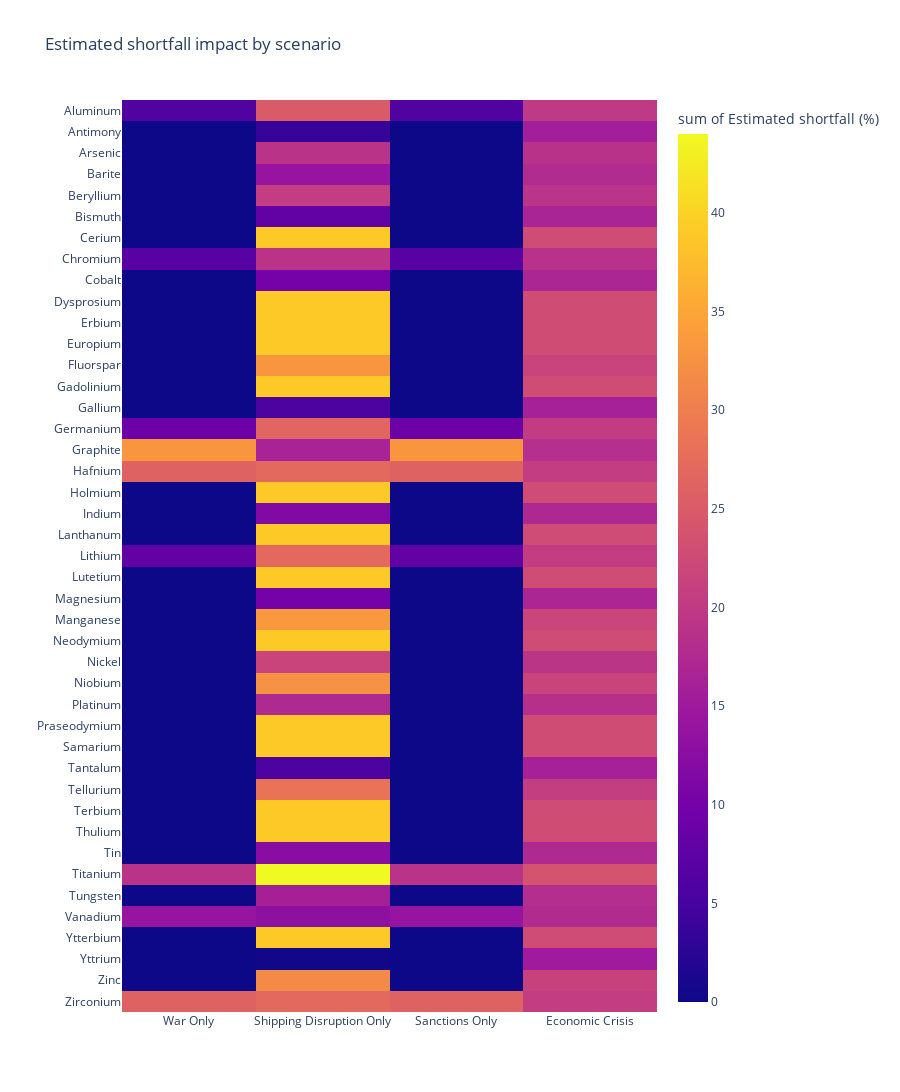

Notebook code cell kept with this figure:
### Code cell
# Alphabetical mineral order
alpha_order = sorted(melt["mineral"].unique())

fig = px.density_heatmap(
    melt,
    x="scenario",
    y="mineral",
    z="shortfall_pct",
    category_orders={"mineral": alpha_order},
    title="Estimated shortfall impact by scenario",
    labels={"shortfall_pct": "Estimated shortfall (%)", "scenario": "", "mineral": ""}
)

fig.update_layout(height=1200)
fig.show()

### Figure 1 — Plotly figure (JSON) as saved in the notebook; plotly's stock layout.template omitted (floating-point values rounded to 4 significant figures; data arrays with more than 128 entries replaced by an {"elided": "..."} marker saying what was removed)
{"data": [{"coloraxis": "coloraxis", "histfunc": "sum", "hovertemplate": "=%{y}<br>sum of Estimated shortfall (%)=%{z}<extra></extra>", "name": "", "type": "histogram2d", "x": {"elided": "172 str values"}, "xaxis": "x", "xbingroup": "x", "y": {"elided": "172 str values"}, "yaxis": "y", "ybingroup": "y", "z": {"elided": "172 float values"}}], "layout": {"coloraxis": {"colorbar": {"title": {"text": "sum of Estimated shortfall (%)"}}, "colorscale": [[0, "#0d0887"], [0.1111, "#46039f"], [0.2222, "#7201a8"], [0.3333, "#9c179e"], [0.4444, "#bd3786"], [0.5556, "#d8576b"], [0.6667, "#ed7953"], [0.7778, "#fb9f3a"], [0.8889, "#fdca26"], [1, "#f0f921"]]}, "height": 1200, "legend": {"tracegroupgap": 0}, "title": {"text": "Estimated shortfall impact by scenario"}, "xaxis": {"anchor": "y", "domain": [0, 1], "title": {"text": ""}}, "yaxis": {"anchor": "x", "categoryarray": ["Zirconium", "Zinc", "Yttrium", "Ytterbium", "Vanadium", "Tungsten", "Titanium", "Tin", "Thulium", "Terbium", "Tellurium", "Tantalum", "Samarium", "Praseodymium", "Platinum", "Niobium", "Nickel", "Neodymium", "Manganese", "Magnesium", "Lutetium", "Lithium", "Lanthanum", "Indium", "Holmium", "Hafnium", "Graphite", "Germanium", "Gallium", "Gadolinium", "Fluorspar", "Europium", "Erbium", "Dysprosium", "Cobalt", "Chromium", "Cerium", "Bismuth", "Beryllium", "Barite", "Arsenic", "Antimony", "Aluminum"], "categoryorder": "array", "domain": [0, 1], "title": {"text": ""}}}}
